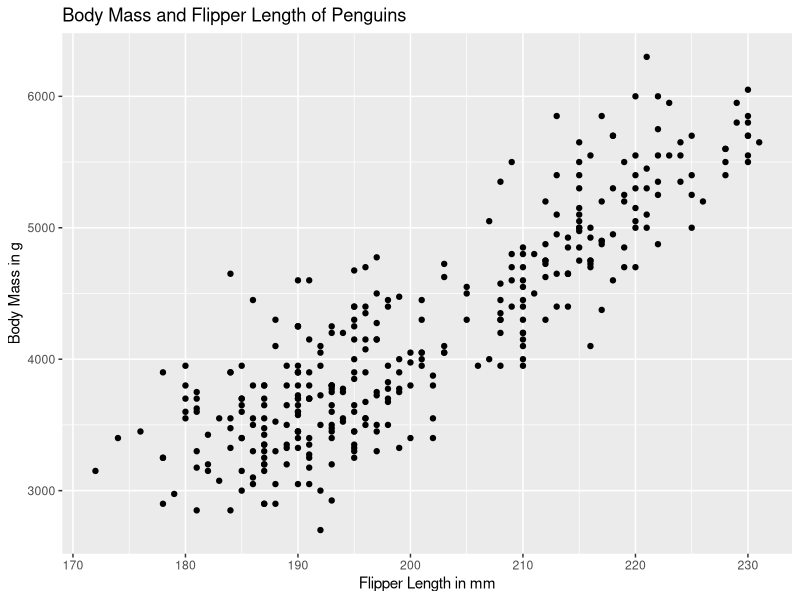
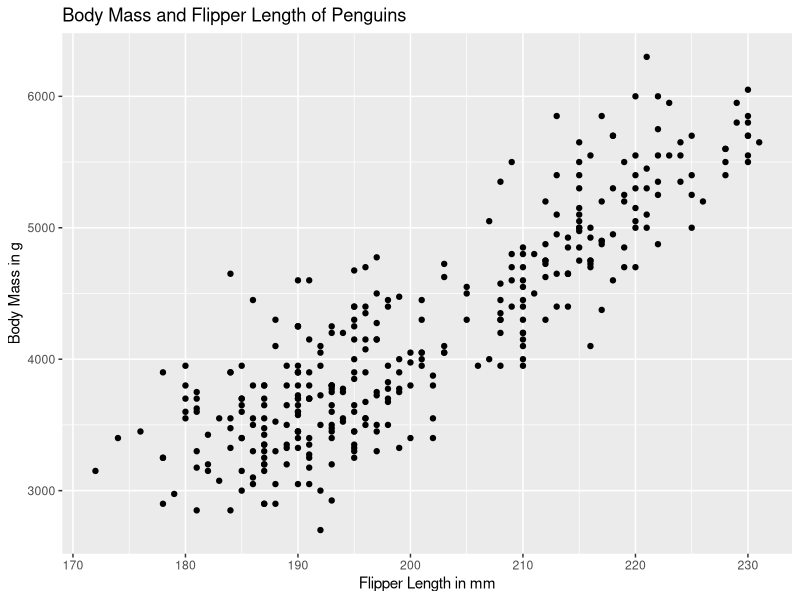
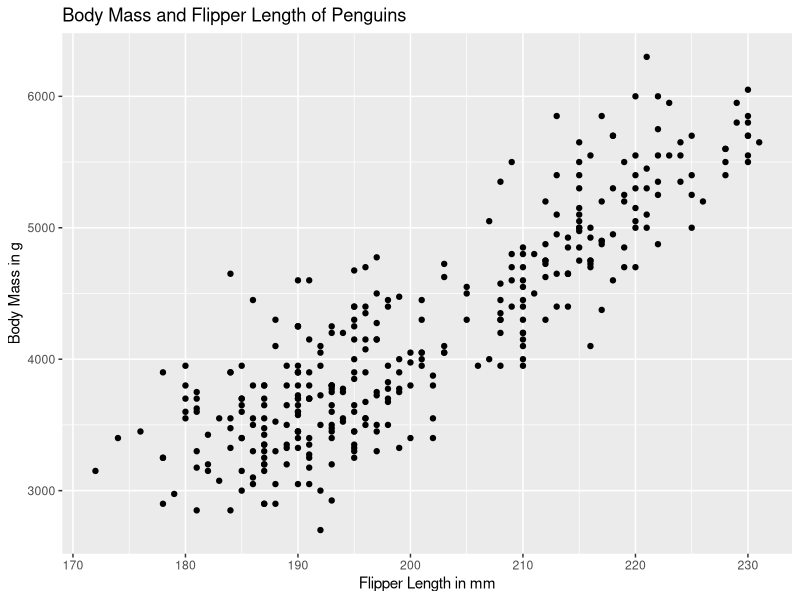
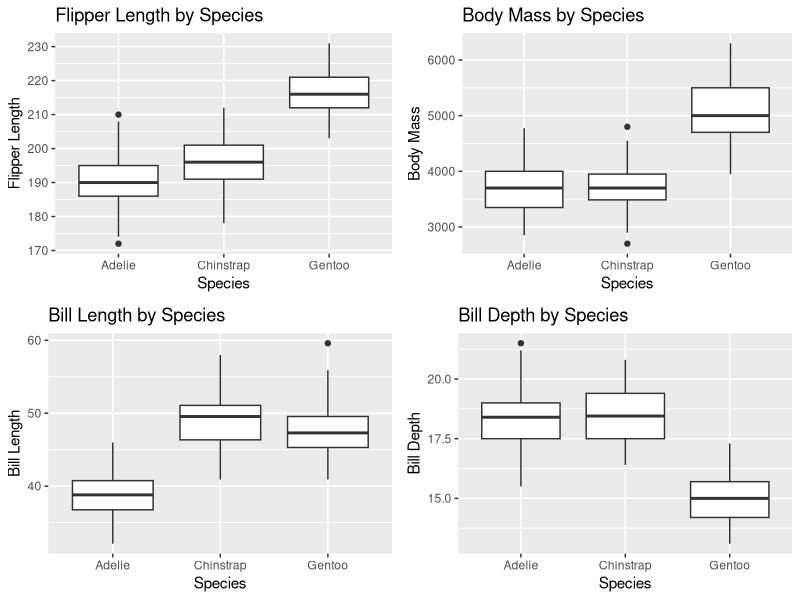

These figures' R source, in order:
## ---- chunk 1
##warning message displayed
library(tidyverse)
## ---- chunk 2
##no more warning message
library(tidyverse)
## ---- chunk 3
1+1
## ---- chunk 4
##no code printed
1+4
## ---- chunk 5
library(palmerpenguins)
Data<-penguins

ggplot(Data, aes(x=flipper_length_mm,y=body_mass_g))+
  geom_point()+
  labs(x="Flipper Length in mm", 
       y="Body Mass in g", 
       title="Body Mass and Flipper Length of Penguins")
## ---- chunk 6
##width reduced and warning message removed
ggplot(Data, aes(x=flipper_length_mm,y=body_mass_g))+
  geom_point()+
  labs(x="Flipper Length in mm", 
       y="Body Mass in g", 
       title="Body Mass and Flipper Length of Penguins")

## ---- chunk 7
##size reduced and warning message removed
ggplot(Data, aes(x=flipper_length_mm,y=body_mass_g))+
  geom_point()+
  labs(x="Flipper Length in mm", 
       y="Body Mass in g", 
       title="Body Mass and Flipper Length of Penguins")
## ---- chunk 8
library(gridExtra) ##to display mutliple plots in a matrix
box1<-ggplot(Data, aes(x=species, y=flipper_length_mm))+
  geom_boxplot()+
  labs(x="Species", y="Flipper Length", title="Flipper Length by Species")

box2<-ggplot(Data, aes(x=species, body_mass_g))+
  geom_boxplot()+
  labs(x="Species", y="Body Mass", title="Body Mass by Species")

box3<-ggplot(Data, aes(x=species, bill_length_mm))+
  geom_boxplot()+
  labs(x="Species", y="Bill Length", title="Bill Length by Species")

box4<-ggplot(Data, aes(x=species, bill_depth_mm))+
  geom_boxplot()+
  labs(x="Species", y="Bill Depth", title="Bill Depth by Species")

##produce the 4 boxplots in a 2 by 2 matrix
grid.arrange(box1, box2, box3, box4, ncol = 2, nrow = 2)
